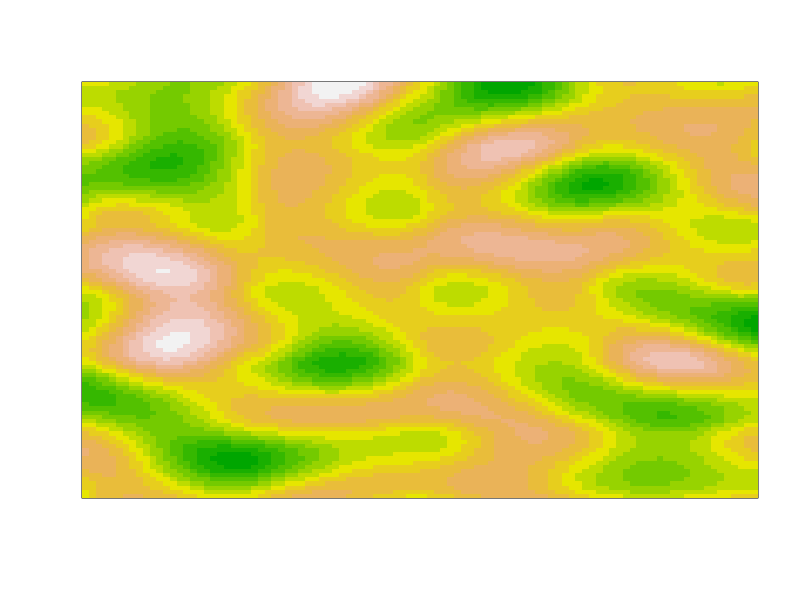

Write R code to recreate this figure.
perlin_noise <- function(
  n = 5,   m = 7,    # Size of the grid for the vector field
  N = 100, M = 100   # Dimension of the image
) {
  # For each point on this n*m grid, choose a unit 1 vector
  vector_field <- apply(
    array( rnorm(2*n*m), dim = c(2,n,m) ),
    2:3,
    function(u) u / sqrt(sum(u^2))
  )
  f <- function(x,y) {
    # Find the grid cell in which the point (x,y) is
    i <- floor(x)
    j <- floor(y)
    stopifnot( i >= 1 || j >= 1 || i < n || j < m )
    # The 4 vectors, from the vector field, at the vertices of the square
    v1 <- vector_field[,i,j]
    v2 <- vector_field[,i+1,j]
    v3 <- vector_field[,i,j+1]
    v4 <- vector_field[,i+1,j+1]
    # Vectors from the point to the vertices
    u1 <- c(x,y) - c(i,j)
    u2 <- c(x,y) - c(i+1,j)
    u3 <- c(x,y) - c(i,j+1)
    u4 <- c(x,y) - c(i+1,j+1)
    # Scalar products
    a1 <- sum( v1 * u1 )
    a2 <- sum( v2 * u2 )
    a3 <- sum( v3 * u3 )
    a4 <- sum( v4 * u4 )
    # Weighted average of the scalar products
    s <- function(p) 3 * p^2 - 2 * p^3
    p <- s( x - i )
    q <- s( y - j )
    b1 <- (1-p)*a1 + p*a2
    b2 <- (1-p)*a3 + p*a4
    (1-q) * b1 + q * b2
  }
  xs <- seq(from = 1, to = n, length = N+1)[-(N+1)]
  ys <- seq(from = 1, to = m, length = M+1)[-(M+1)]
  outer( xs, ys, Vectorize(f) )
}

image( perlin_noise(), col=terrain.colors(16), xaxt="n", yaxt="n" )